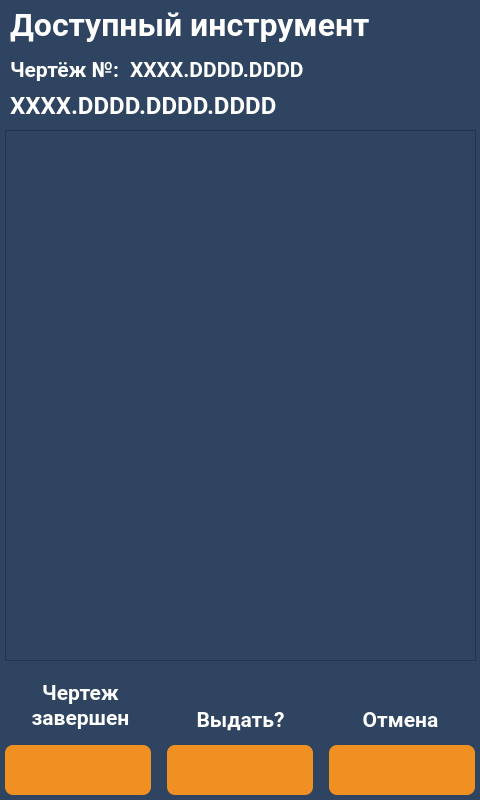
<?xml version="1.0" encoding="UTF-8"?>
<ui version="4.0">
 <class>screen_9_select_tool_by_plan</class>
 <widget class="QWidget" name="screen_9_select_tool_by_plan">
  <property name="geometry">
   <rect>
    <x>0</x>
    <y>0</y>
    <width>480</width>
    <height>800</height>
   </rect>
  </property>
  <property name="windowTitle">
   <string>screen_9_select_tool_by_plan</string>
  </property>
  <property name="styleSheet">
   <string notr="true">QWidget{
	background-color: #2e4461;
}
QLabel {
	background: none;
	color: #FFFFFF;
	border-width: 0px;
	border-radius: 0px;
	font-family: &quot;Roboto&quot;, Sans-serif;
}
#background {
	color: #FFFFFF;
	background-color: #2e4461;
	border-width: 2px;
	border-style: groove;
	border-color: #ff9923;
	border-radius: 0px;
	font-family: &quot;Roboto&quot;, Sans-serif;
}
QPushButton {
	color: #FFFFFF;
	background-color: #f09022;
	border-width: 0px;
	border-style: outset;
	border-color: #EAA657;
	border-radius: 8px;
	font-weight: 600;
    font-size: 25px;
	font-family: &quot;Roboto&quot;, Sans-serif;
}</string>
  </property>
  <widget class="QListWidget" name="listWidget">
   <property name="enabled">
    <bool>true</bool>
   </property>
   <property name="geometry">
    <rect>
     <x>5</x>
     <y>130</y>
     <width>471</width>
     <height>531</height>
    </rect>
   </property>
   <property name="whatsThis">
    <string>&lt;html&gt;&lt;head/&gt;&lt;body&gt;&lt;p&gt;&lt;br/&gt;&lt;/p&gt;&lt;/body&gt;&lt;/html&gt;</string>
   </property>
  </widget>
  <widget class="QLabel" name="lbl_info_1">
   <property name="enabled">
    <bool>true</bool>
   </property>
   <property name="geometry">
    <rect>
     <x>10</x>
     <y>5</y>
     <width>431</width>
     <height>40</height>
    </rect>
   </property>
   <property name="font">
    <font>
     <family>Roboto</family>
     <pointsize>24</pointsize>
     <weight>75</weight>
     <bold>true</bold>
    </font>
   </property>
   <property name="layoutDirection">
    <enum>Qt::LeftToRight</enum>
   </property>
   <property name="text">
    <string>Доступный инструмент</string>
   </property>
  </widget>
  <widget class="QLabel" name="plan_name">
   <property name="enabled">
    <bool>true</bool>
   </property>
   <property name="geometry">
    <rect>
     <x>10</x>
     <y>85</y>
     <width>461</width>
     <height>40</height>
    </rect>
   </property>
   <property name="font">
    <font>
     <family>Roboto</family>
     <pointsize>18</pointsize>
     <weight>75</weight>
     <bold>true</bold>
    </font>
   </property>
   <property name="layoutDirection">
    <enum>Qt::LeftToRight</enum>
   </property>
   <property name="text">
    <string>XXXX.DDDD.DDDD.DDDD</string>
   </property>
  </widget>
  <widget class="QLabel" name="lbl_info_2">
   <property name="enabled">
    <bool>true</bool>
   </property>
   <property name="geometry">
    <rect>
     <x>10</x>
     <y>50</y>
     <width>141</width>
     <height>40</height>
    </rect>
   </property>
   <property name="font">
    <font>
     <family>Roboto</family>
     <pointsize>16</pointsize>
     <weight>75</weight>
     <bold>true</bold>
    </font>
   </property>
   <property name="layoutDirection">
    <enum>Qt::LeftToRight</enum>
   </property>
   <property name="text">
    <string>Чертёж №:</string>
   </property>
  </widget>
  <widget class="QPushButton" name="btn_complete">
   <property name="geometry">
    <rect>
     <x>5</x>
     <y>745</y>
     <width>146</width>
     <height>50</height>
    </rect>
   </property>
   <property name="palette">
    <palette>
     <active>
      <colorrole role="WindowText">
       <brush brushstyle="SolidPattern">
        <color alpha="255">
         <red>255</red>
         <green>255</green>
         <blue>255</blue>
        </color>
       </brush>
      </colorrole>
      <colorrole role="Button">
       <brush brushstyle="SolidPattern">
        <color alpha="255">
         <red>240</red>
         <green>144</green>
         <blue>34</blue>
        </color>
       </brush>
      </colorrole>
      <colorrole role="Text">
       <brush brushstyle="SolidPattern">
        <color alpha="255">
         <red>255</red>
         <green>255</green>
         <blue>255</blue>
        </color>
       </brush>
      </colorrole>
      <colorrole role="ButtonText">
       <brush brushstyle="SolidPattern">
        <color alpha="255">
         <red>255</red>
         <green>255</green>
         <blue>255</blue>
        </color>
       </brush>
      </colorrole>
      <colorrole role="Base">
       <brush brushstyle="SolidPattern">
        <color alpha="255">
         <red>240</red>
         <green>144</green>
         <blue>34</blue>
        </color>
       </brush>
      </colorrole>
      <colorrole role="Window">
       <brush brushstyle="SolidPattern">
        <color alpha="255">
         <red>240</red>
         <green>144</green>
         <blue>34</blue>
        </color>
       </brush>
      </colorrole>
      <colorrole role="PlaceholderText">
       <brush brushstyle="SolidPattern">
        <color alpha="128">
         <red>0</red>
         <green>49</green>
         <blue>114</blue>
        </color>
       </brush>
      </colorrole>
     </active>
     <inactive>
      <colorrole role="WindowText">
       <brush brushstyle="SolidPattern">
        <color alpha="255">
         <red>255</red>
         <green>255</green>
         <blue>255</blue>
        </color>
       </brush>
      </colorrole>
      <colorrole role="Button">
       <brush brushstyle="SolidPattern">
        <color alpha="255">
         <red>240</red>
         <green>144</green>
         <blue>34</blue>
        </color>
       </brush>
      </colorrole>
      <colorrole role="Text">
       <brush brushstyle="SolidPattern">
        <color alpha="255">
         <red>255</red>
         <green>255</green>
         <blue>255</blue>
        </color>
       </brush>
      </colorrole>
      <colorrole role="ButtonText">
       <brush brushstyle="SolidPattern">
        <color alpha="255">
         <red>255</red>
         <green>255</green>
         <blue>255</blue>
        </color>
       </brush>
      </colorrole>
      <colorrole role="Base">
       <brush brushstyle="SolidPattern">
        <color alpha="255">
         <red>240</red>
         <green>144</green>
         <blue>34</blue>
        </color>
       </brush>
      </colorrole>
      <colorrole role="Window">
       <brush brushstyle="SolidPattern">
        <color alpha="255">
         <red>240</red>
         <green>144</green>
         <blue>34</blue>
        </color>
       </brush>
      </colorrole>
      <colorrole role="PlaceholderText">
       <brush brushstyle="SolidPattern">
        <color alpha="128">
         <red>0</red>
         <green>49</green>
         <blue>114</blue>
        </color>
       </brush>
      </colorrole>
     </inactive>
     <disabled>
      <colorrole role="WindowText">
       <brush brushstyle="SolidPattern">
        <color alpha="255">
         <red>255</red>
         <green>255</green>
         <blue>255</blue>
        </color>
       </brush>
      </colorrole>
      <colorrole role="Button">
       <brush brushstyle="SolidPattern">
        <color alpha="255">
         <red>240</red>
         <green>144</green>
         <blue>34</blue>
        </color>
       </brush>
      </colorrole>
      <colorrole role="Text">
       <brush brushstyle="SolidPattern">
        <color alpha="255">
         <red>255</red>
         <green>255</green>
         <blue>255</blue>
        </color>
       </brush>
      </colorrole>
      <colorrole role="ButtonText">
       <brush brushstyle="SolidPattern">
        <color alpha="255">
         <red>255</red>
         <green>255</green>
         <blue>255</blue>
        </color>
       </brush>
      </colorrole>
      <colorrole role="Base">
       <brush brushstyle="SolidPattern">
        <color alpha="255">
         <red>240</red>
         <green>144</green>
         <blue>34</blue>
        </color>
       </brush>
      </colorrole>
      <colorrole role="Window">
       <brush brushstyle="SolidPattern">
        <color alpha="255">
         <red>240</red>
         <green>144</green>
         <blue>34</blue>
        </color>
       </brush>
      </colorrole>
      <colorrole role="PlaceholderText">
       <brush brushstyle="SolidPattern">
        <color alpha="128">
         <red>0</red>
         <green>49</green>
         <blue>114</blue>
        </color>
       </brush>
      </colorrole>
     </disabled>
    </palette>
   </property>
   <property name="font">
    <font>
     <family>Roboto</family>
     <pointsize>-1</pointsize>
     <weight>75</weight>
     <bold>true</bold>
    </font>
   </property>
   <property name="contextMenuPolicy">
    <enum>Qt::DefaultContextMenu</enum>
   </property>
   <property name="layoutDirection">
    <enum>Qt::LeftToRight</enum>
   </property>
   <property name="text">
    <string/>
   </property>
   <property name="icon">
    <iconset resource="../img/resources.qrc">
     <normaloff>:/icons/plan-completed.png</normaloff>:/icons/plan-completed.png</iconset>
   </property>
   <property name="iconSize">
    <size>
     <width>35</width>
     <height>35</height>
    </size>
   </property>
  </widget>
  <widget class="QPushButton" name="btn_back">
   <property name="geometry">
    <rect>
     <x>329</x>
     <y>745</y>
     <width>146</width>
     <height>50</height>
    </rect>
   </property>
   <property name="palette">
    <palette>
     <active>
      <colorrole role="WindowText">
       <brush brushstyle="SolidPattern">
        <color alpha="255">
         <red>255</red>
         <green>255</green>
         <blue>255</blue>
        </color>
       </brush>
      </colorrole>
      <colorrole role="Button">
       <brush brushstyle="SolidPattern">
        <color alpha="255">
         <red>240</red>
         <green>144</green>
         <blue>34</blue>
        </color>
       </brush>
      </colorrole>
      <colorrole role="Text">
       <brush brushstyle="SolidPattern">
        <color alpha="255">
         <red>255</red>
         <green>255</green>
         <blue>255</blue>
        </color>
       </brush>
      </colorrole>
      <colorrole role="ButtonText">
       <brush brushstyle="SolidPattern">
        <color alpha="255">
         <red>255</red>
         <green>255</green>
         <blue>255</blue>
        </color>
       </brush>
      </colorrole>
      <colorrole role="Base">
       <brush brushstyle="SolidPattern">
        <color alpha="255">
         <red>240</red>
         <green>144</green>
         <blue>34</blue>
        </color>
       </brush>
      </colorrole>
      <colorrole role="Window">
       <brush brushstyle="SolidPattern">
        <color alpha="255">
         <red>240</red>
         <green>144</green>
         <blue>34</blue>
        </color>
       </brush>
      </colorrole>
      <colorrole role="PlaceholderText">
       <brush brushstyle="SolidPattern">
        <color alpha="128">
         <red>0</red>
         <green>49</green>
         <blue>114</blue>
        </color>
       </brush>
      </colorrole>
     </active>
     <inactive>
      <colorrole role="WindowText">
       <brush brushstyle="SolidPattern">
        <color alpha="255">
         <red>255</red>
         <green>255</green>
         <blue>255</blue>
        </color>
       </brush>
      </colorrole>
      <colorrole role="Button">
       <brush brushstyle="SolidPattern">
        <color alpha="255">
         <red>240</red>
         <green>144</green>
         <blue>34</blue>
        </color>
       </brush>
      </colorrole>
      <colorrole role="Text">
       <brush brushstyle="SolidPattern">
        <color alpha="255">
         <red>255</red>
         <green>255</green>
         <blue>255</blue>
        </color>
       </brush>
      </colorrole>
      <colorrole role="ButtonText">
       <brush brushstyle="SolidPattern">
        <color alpha="255">
         <red>255</red>
         <green>255</green>
         <blue>255</blue>
        </color>
       </brush>
      </colorrole>
      <colorrole role="Base">
       <brush brushstyle="SolidPattern">
        <color alpha="255">
         <red>240</red>
         <green>144</green>
         <blue>34</blue>
        </color>
       </brush>
      </colorrole>
      <colorrole role="Window">
       <brush brushstyle="SolidPattern">
        <color alpha="255">
         <red>240</red>
         <green>144</green>
         <blue>34</blue>
        </color>
       </brush>
      </colorrole>
      <colorrole role="PlaceholderText">
       <brush brushstyle="SolidPattern">
        <color alpha="128">
         <red>0</red>
         <green>49</green>
         <blue>114</blue>
        </color>
       </brush>
      </colorrole>
     </inactive>
     <disabled>
      <colorrole role="WindowText">
       <brush brushstyle="SolidPattern">
        <color alpha="255">
         <red>255</red>
         <green>255</green>
         <blue>255</blue>
        </color>
       </brush>
      </colorrole>
      <colorrole role="Button">
       <brush brushstyle="SolidPattern">
        <color alpha="255">
         <red>240</red>
         <green>144</green>
         <blue>34</blue>
        </color>
       </brush>
      </colorrole>
      <colorrole role="Text">
       <brush brushstyle="SolidPattern">
        <color alpha="255">
         <red>255</red>
         <green>255</green>
         <blue>255</blue>
        </color>
       </brush>
      </colorrole>
      <colorrole role="ButtonText">
       <brush brushstyle="SolidPattern">
        <color alpha="255">
         <red>255</red>
         <green>255</green>
         <blue>255</blue>
        </color>
       </brush>
      </colorrole>
      <colorrole role="Base">
       <brush brushstyle="SolidPattern">
        <color alpha="255">
         <red>240</red>
         <green>144</green>
         <blue>34</blue>
        </color>
       </brush>
      </colorrole>
      <colorrole role="Window">
       <brush brushstyle="SolidPattern">
        <color alpha="255">
         <red>240</red>
         <green>144</green>
         <blue>34</blue>
        </color>
       </brush>
      </colorrole>
      <colorrole role="PlaceholderText">
       <brush brushstyle="SolidPattern">
        <color alpha="128">
         <red>0</red>
         <green>49</green>
         <blue>114</blue>
        </color>
       </brush>
      </colorrole>
     </disabled>
    </palette>
   </property>
   <property name="font">
    <font>
     <family>Roboto</family>
     <pointsize>-1</pointsize>
     <weight>75</weight>
     <bold>true</bold>
    </font>
   </property>
   <property name="contextMenuPolicy">
    <enum>Qt::DefaultContextMenu</enum>
   </property>
   <property name="layoutDirection">
    <enum>Qt::LeftToRight</enum>
   </property>
   <property name="text">
    <string/>
   </property>
   <property name="icon">
    <iconset resource="../img/resources.qrc">
     <normaloff>:/icons/back_white.png</normaloff>:/icons/back_white.png</iconset>
   </property>
   <property name="iconSize">
    <size>
     <width>51</width>
     <height>51</height>
    </size>
   </property>
  </widget>
  <widget class="QLabel" name="lbl_info_5">
   <property name="geometry">
    <rect>
     <x>330</x>
     <y>700</y>
     <width>141</width>
     <height>40</height>
    </rect>
   </property>
   <property name="palette">
    <palette>
     <active>
      <colorrole role="WindowText">
       <brush brushstyle="SolidPattern">
        <color alpha="255">
         <red>255</red>
         <green>255</green>
         <blue>255</blue>
        </color>
       </brush>
      </colorrole>
      <colorrole role="Button">
       <brush brushstyle="SolidPattern">
        <color alpha="255">
         <red>26</red>
         <green>71</green>
         <blue>137</blue>
        </color>
       </brush>
      </colorrole>
      <colorrole role="Text">
       <brush brushstyle="SolidPattern">
        <color alpha="255">
         <red>255</red>
         <green>255</green>
         <blue>255</blue>
        </color>
       </brush>
      </colorrole>
      <colorrole role="ButtonText">
       <brush brushstyle="SolidPattern">
        <color alpha="255">
         <red>255</red>
         <green>255</green>
         <blue>255</blue>
        </color>
       </brush>
      </colorrole>
      <colorrole role="Base">
       <brush brushstyle="SolidPattern">
        <color alpha="255">
         <red>26</red>
         <green>71</green>
         <blue>137</blue>
        </color>
       </brush>
      </colorrole>
      <colorrole role="Window">
       <brush brushstyle="SolidPattern">
        <color alpha="255">
         <red>26</red>
         <green>71</green>
         <blue>137</blue>
        </color>
       </brush>
      </colorrole>
      <colorrole role="PlaceholderText">
       <brush brushstyle="SolidPattern">
        <color alpha="128">
         <red>0</red>
         <green>49</green>
         <blue>114</blue>
        </color>
       </brush>
      </colorrole>
     </active>
     <inactive>
      <colorrole role="WindowText">
       <brush brushstyle="SolidPattern">
        <color alpha="255">
         <red>255</red>
         <green>255</green>
         <blue>255</blue>
        </color>
       </brush>
      </colorrole>
      <colorrole role="Button">
       <brush brushstyle="SolidPattern">
        <color alpha="255">
         <red>26</red>
         <green>71</green>
         <blue>137</blue>
        </color>
       </brush>
      </colorrole>
      <colorrole role="Text">
       <brush brushstyle="SolidPattern">
        <color alpha="255">
         <red>255</red>
         <green>255</green>
         <blue>255</blue>
        </color>
       </brush>
      </colorrole>
      <colorrole role="ButtonText">
       <brush brushstyle="SolidPattern">
        <color alpha="255">
         <red>255</red>
         <green>255</green>
         <blue>255</blue>
        </color>
       </brush>
      </colorrole>
      <colorrole role="Base">
       <brush brushstyle="SolidPattern">
        <color alpha="255">
         <red>26</red>
         <green>71</green>
         <blue>137</blue>
        </color>
       </brush>
      </colorrole>
      <colorrole role="Window">
       <brush brushstyle="SolidPattern">
        <color alpha="255">
         <red>26</red>
         <green>71</green>
         <blue>137</blue>
        </color>
       </brush>
      </colorrole>
      <colorrole role="PlaceholderText">
       <brush brushstyle="SolidPattern">
        <color alpha="128">
         <red>0</red>
         <green>49</green>
         <blue>114</blue>
        </color>
       </brush>
      </colorrole>
     </inactive>
     <disabled>
      <colorrole role="WindowText">
       <brush brushstyle="SolidPattern">
        <color alpha="255">
         <red>255</red>
         <green>255</green>
         <blue>255</blue>
        </color>
       </brush>
      </colorrole>
      <colorrole role="Button">
       <brush brushstyle="SolidPattern">
        <color alpha="255">
         <red>26</red>
         <green>71</green>
         <blue>137</blue>
        </color>
       </brush>
      </colorrole>
      <colorrole role="Text">
       <brush brushstyle="SolidPattern">
        <color alpha="255">
         <red>255</red>
         <green>255</green>
         <blue>255</blue>
        </color>
       </brush>
      </colorrole>
      <colorrole role="ButtonText">
       <brush brushstyle="SolidPattern">
        <color alpha="255">
         <red>255</red>
         <green>255</green>
         <blue>255</blue>
        </color>
       </brush>
      </colorrole>
      <colorrole role="Base">
       <brush brushstyle="SolidPattern">
        <color alpha="255">
         <red>26</red>
         <green>71</green>
         <blue>137</blue>
        </color>
       </brush>
      </colorrole>
      <colorrole role="Window">
       <brush brushstyle="SolidPattern">
        <color alpha="255">
         <red>26</red>
         <green>71</green>
         <blue>137</blue>
        </color>
       </brush>
      </colorrole>
      <colorrole role="PlaceholderText">
       <brush brushstyle="SolidPattern">
        <color alpha="128">
         <red>0</red>
         <green>49</green>
         <blue>114</blue>
        </color>
       </brush>
      </colorrole>
     </disabled>
    </palette>
   </property>
   <property name="font">
    <font>
     <family>Roboto</family>
     <pointsize>16</pointsize>
     <weight>75</weight>
     <bold>true</bold>
    </font>
   </property>
   <property name="text">
    <string>Отмена</string>
   </property>
   <property name="alignment">
    <set>Qt::AlignCenter</set>
   </property>
  </widget>
  <widget class="QLabel" name="lbl_info_4">
   <property name="geometry">
    <rect>
     <x>170</x>
     <y>700</y>
     <width>141</width>
     <height>40</height>
    </rect>
   </property>
   <property name="palette">
    <palette>
     <active>
      <colorrole role="WindowText">
       <brush brushstyle="SolidPattern">
        <color alpha="255">
         <red>255</red>
         <green>255</green>
         <blue>255</blue>
        </color>
       </brush>
      </colorrole>
      <colorrole role="Button">
       <brush brushstyle="SolidPattern">
        <color alpha="255">
         <red>26</red>
         <green>71</green>
         <blue>137</blue>
        </color>
       </brush>
      </colorrole>
      <colorrole role="Text">
       <brush brushstyle="SolidPattern">
        <color alpha="255">
         <red>255</red>
         <green>255</green>
         <blue>255</blue>
        </color>
       </brush>
      </colorrole>
      <colorrole role="ButtonText">
       <brush brushstyle="SolidPattern">
        <color alpha="255">
         <red>255</red>
         <green>255</green>
         <blue>255</blue>
        </color>
       </brush>
      </colorrole>
      <colorrole role="Base">
       <brush brushstyle="SolidPattern">
        <color alpha="255">
         <red>26</red>
         <green>71</green>
         <blue>137</blue>
        </color>
       </brush>
      </colorrole>
      <colorrole role="Window">
       <brush brushstyle="SolidPattern">
        <color alpha="255">
         <red>26</red>
         <green>71</green>
         <blue>137</blue>
        </color>
       </brush>
      </colorrole>
      <colorrole role="PlaceholderText">
       <brush brushstyle="SolidPattern">
        <color alpha="128">
         <red>0</red>
         <green>49</green>
         <blue>114</blue>
        </color>
       </brush>
      </colorrole>
     </active>
     <inactive>
      <colorrole role="WindowText">
       <brush brushstyle="SolidPattern">
        <color alpha="255">
         <red>255</red>
         <green>255</green>
         <blue>255</blue>
        </color>
       </brush>
      </colorrole>
      <colorrole role="Button">
       <brush brushstyle="SolidPattern">
        <color alpha="255">
         <red>26</red>
         <green>71</green>
         <blue>137</blue>
        </color>
       </brush>
      </colorrole>
      <colorrole role="Text">
       <brush brushstyle="SolidPattern">
        <color alpha="255">
         <red>255</red>
         <green>255</green>
         <blue>255</blue>
        </color>
       </brush>
      </colorrole>
      <colorrole role="ButtonText">
       <brush brushstyle="SolidPattern">
        <color alpha="255">
         <red>255</red>
         <green>255</green>
         <blue>255</blue>
        </color>
       </brush>
      </colorrole>
      <colorrole role="Base">
       <brush brushstyle="SolidPattern">
        <color alpha="255">
         <red>26</red>
         <green>71</green>
         <blue>137</blue>
        </color>
       </brush>
      </colorrole>
      <colorrole role="Window">
       <brush brushstyle="SolidPattern">
        <color alpha="255">
         <red>26</red>
         <green>71</green>
         <blue>137</blue>
        </color>
       </brush>
      </colorrole>
      <colorrole role="PlaceholderText">
       <brush brushstyle="SolidPattern">
        <color alpha="128">
         <red>0</red>
         <green>49</green>
         <blue>114</blue>
        </color>
       </brush>
      </colorrole>
     </inactive>
     <disabled>
      <colorrole role="WindowText">
       <brush brushstyle="SolidPattern">
        <color alpha="255">
         <red>255</red>
         <green>255</green>
         <blue>255</blue>
        </color>
       </brush>
      </colorrole>
      <colorrole role="Button">
       <brush brushstyle="SolidPattern">
        <color alpha="255">
         <red>26</red>
         <green>71</green>
         <blue>137</blue>
        </color>
       </brush>
      </colorrole>
      <colorrole role="Text">
       <brush brushstyle="SolidPattern">
        <color alpha="255">
         <red>255</red>
         <green>255</green>
         <blue>255</blue>
        </color>
       </brush>
      </colorrole>
      <colorrole role="ButtonText">
       <brush brushstyle="SolidPattern">
        <color alpha="255">
         <red>255</red>
         <green>255</green>
         <blue>255</blue>
        </color>
       </brush>
      </colorrole>
      <colorrole role="Base">
       <brush brushstyle="SolidPattern">
        <color alpha="255">
         <red>26</red>
         <green>71</green>
         <blue>137</blue>
        </color>
       </brush>
      </colorrole>
      <colorrole role="Window">
       <brush brushstyle="SolidPattern">
        <color alpha="255">
         <red>26</red>
         <green>71</green>
         <blue>137</blue>
        </color>
       </brush>
      </colorrole>
      <colorrole role="PlaceholderText">
       <brush brushstyle="SolidPattern">
        <color alpha="128">
         <red>0</red>
         <green>49</green>
         <blue>114</blue>
        </color>
       </brush>
      </colorrole>
     </disabled>
    </palette>
   </property>
   <property name="font">
    <font>
     <family>Roboto</family>
     <pointsize>16</pointsize>
     <weight>75</weight>
     <bold>true</bold>
    </font>
   </property>
   <property name="text">
    <string>Выдать?</string>
   </property>
   <property name="alignment">
    <set>Qt::AlignCenter</set>
   </property>
  </widget>
  <widget class="QLabel" name="plan_number">
   <property name="enabled">
    <bool>true</bool>
   </property>
   <property name="geometry">
    <rect>
     <x>130</x>
     <y>50</y>
     <width>341</width>
     <height>40</height>
    </rect>
   </property>
   <property name="font">
    <font>
     <family>Roboto</family>
     <pointsize>16</pointsize>
     <weight>75</weight>
     <bold>true</bold>
    </font>
   </property>
   <property name="layoutDirection">
    <enum>Qt::LeftToRight</enum>
   </property>
   <property name="text">
    <string>XXXX.DDDD.DDDD</string>
   </property>
  </widget>
  <widget class="QPushButton" name="btn_ok">
   <property name="geometry">
    <rect>
     <x>167</x>
     <y>745</y>
     <width>146</width>
     <height>50</height>
    </rect>
   </property>
   <property name="palette">
    <palette>
     <active>
      <colorrole role="WindowText">
       <brush brushstyle="SolidPattern">
        <color alpha="255">
         <red>255</red>
         <green>255</green>
         <blue>255</blue>
        </color>
       </brush>
      </colorrole>
      <colorrole role="Button">
       <brush brushstyle="SolidPattern">
        <color alpha="255">
         <red>240</red>
         <green>144</green>
         <blue>34</blue>
        </color>
       </brush>
      </colorrole>
      <colorrole role="Text">
       <brush brushstyle="SolidPattern">
        <color alpha="255">
         <red>255</red>
         <green>255</green>
         <blue>255</blue>
        </color>
       </brush>
      </colorrole>
      <colorrole role="ButtonText">
       <brush brushstyle="SolidPattern">
        <color alpha="255">
         <red>255</red>
         <green>255</green>
         <blue>255</blue>
        </color>
       </brush>
      </colorrole>
      <colorrole role="Base">
       <brush brushstyle="SolidPattern">
        <color alpha="255">
         <red>240</red>
         <green>144</green>
         <blue>34</blue>
        </color>
       </brush>
      </colorrole>
      <colorrole role="Window">
       <brush brushstyle="SolidPattern">
        <color alpha="255">
         <red>240</red>
         <green>144</green>
         <blue>34</blue>
        </color>
       </brush>
      </colorrole>
      <colorrole role="PlaceholderText">
       <brush brushstyle="SolidPattern">
        <color alpha="128">
         <red>0</red>
         <green>49</green>
         <blue>114</blue>
        </color>
       </brush>
      </colorrole>
     </active>
     <inactive>
      <colorrole role="WindowText">
       <brush brushstyle="SolidPattern">
        <color alpha="255">
         <red>255</red>
         <green>255</green>
         <blue>255</blue>
        </color>
       </brush>
      </colorrole>
      <colorrole role="Button">
       <brush brushstyle="SolidPattern">
        <color alpha="255">
         <red>240</red>
         <green>144</green>
         <blue>34</blue>
        </color>
       </brush>
      </colorrole>
      <colorrole role="Text">
       <brush brushstyle="SolidPattern">
        <color alpha="255">
         <red>255</red>
         <green>255</green>
         <blue>255</blue>
        </color>
       </brush>
      </colorrole>
      <colorrole role="ButtonText">
       <brush brushstyle="SolidPattern">
        <color alpha="255">
         <red>255</red>
         <green>255</green>
         <blue>255</blue>
        </color>
       </brush>
      </colorrole>
      <colorrole role="Base">
       <brush brushstyle="SolidPattern">
        <color alpha="255">
         <red>240</red>
         <green>144</green>
         <blue>34</blue>
        </color>
       </brush>
      </colorrole>
      <colorrole role="Window">
       <brush brushstyle="SolidPattern">
        <color alpha="255">
         <red>240</red>
         <green>144</green>
         <blue>34</blue>
        </color>
       </brush>
      </colorrole>
      <colorrole role="PlaceholderText">
       <brush brushstyle="SolidPattern">
        <color alpha="128">
         <red>0</red>
         <green>49</green>
         <blue>114</blue>
        </color>
       </brush>
      </colorrole>
     </inactive>
     <disabled>
      <colorrole role="WindowText">
       <brush brushstyle="SolidPattern">
        <color alpha="255">
         <red>255</red>
         <green>255</green>
         <blue>255</blue>
        </color>
       </brush>
      </colorrole>
      <colorrole role="Button">
       <brush brushstyle="SolidPattern">
        <color alpha="255">
         <red>240</red>
         <green>144</green>
         <blue>34</blue>
        </color>
       </brush>
      </colorrole>
      <colorrole role="Text">
       <brush brushstyle="SolidPattern">
        <color alpha="255">
         <red>255</red>
         <green>255</green>
         <blue>255</blue>
        </color>
       </brush>
      </colorrole>
      <colorrole role="ButtonText">
       <brush brushstyle="SolidPattern">
        <color alpha="255">
         <red>255</red>
         <green>255</green>
         <blue>255</blue>
        </color>
       </brush>
      </colorrole>
      <colorrole role="Base">
       <brush brushstyle="SolidPattern">
        <color alpha="255">
         <red>240</red>
         <green>144</green>
         <blue>34</blue>
        </color>
       </brush>
      </colorrole>
      <colorrole role="Window">
       <brush brushstyle="SolidPattern">
        <color alpha="255">
         <red>240</red>
         <green>144</green>
         <blue>34</blue>
        </color>
       </brush>
      </colorrole>
      <colorrole role="PlaceholderText">
       <brush brushstyle="SolidPattern">
        <color alpha="128">
         <red>0</red>
         <green>49</green>
         <blue>114</blue>
        </color>
       </brush>
      </colorrole>
     </disabled>
    </palette>
   </property>
   <property name="font">
    <font>
     <family>Roboto</family>
     <pointsize>-1</pointsize>
     <weight>75</weight>
     <bold>true</bold>
    </font>
   </property>
   <property name="contextMenuPolicy">
    <enum>Qt::DefaultContextMenu</enum>
   </property>
   <property name="layoutDirection">
    <enum>Qt::LeftToRight</enum>
   </property>
   <property name="text">
    <string/>
   </property>
   <property name="icon">
    <iconset resource="../img/resources.qrc">
     <normaloff>:/icons/ok_white.png</normaloff>:/icons/ok_white.png</iconset>
   </property>
   <property name="iconSize">
    <size>
     <width>51</width>
     <height>51</height>
    </size>
   </property>
  </widget>
  <widget class="QLabel" name="lbl_info_6">
   <property name="geometry">
    <rect>
     <x>10</x>
     <y>670</y>
     <width>141</width>
     <height>71</height>
    </rect>
   </property>
   <property name="palette">
    <palette>
     <active>
      <colorrole role="WindowText">
       <brush brushstyle="SolidPattern">
        <color alpha="255">
         <red>255</red>
         <green>255</green>
         <blue>255</blue>
        </color>
       </brush>
      </colorrole>
      <colorrole role="Button">
       <brush brushstyle="SolidPattern">
        <color alpha="255">
         <red>26</red>
         <green>71</green>
         <blue>137</blue>
        </color>
       </brush>
      </colorrole>
      <colorrole role="Text">
       <brush brushstyle="SolidPattern">
        <color alpha="255">
         <red>255</red>
         <green>255</green>
         <blue>255</blue>
        </color>
       </brush>
      </colorrole>
      <colorrole role="ButtonText">
       <brush brushstyle="SolidPattern">
        <color alpha="255">
         <red>255</red>
         <green>255</green>
         <blue>255</blue>
        </color>
       </brush>
      </colorrole>
      <colorrole role="Base">
       <brush brushstyle="SolidPattern">
        <color alpha="255">
         <red>26</red>
         <green>71</green>
         <blue>137</blue>
        </color>
       </brush>
      </colorrole>
      <colorrole role="Window">
       <brush brushstyle="SolidPattern">
        <color alpha="255">
         <red>26</red>
         <green>71</green>
         <blue>137</blue>
        </color>
       </brush>
      </colorrole>
      <colorrole role="PlaceholderText">
       <brush brushstyle="SolidPattern">
        <color alpha="128">
         <red>0</red>
         <green>49</green>
         <blue>114</blue>
        </color>
       </brush>
      </colorrole>
     </active>
     <inactive>
      <colorrole role="WindowText">
       <brush brushstyle="SolidPattern">
        <color alpha="255">
         <red>255</red>
         <green>255</green>
         <blue>255</blue>
        </color>
       </brush>
      </colorrole>
      <colorrole role="Button">
       <brush brushstyle="SolidPattern">
        <color alpha="255">
         <red>26</red>
         <green>71</green>
         <blue>137</blue>
        </color>
       </brush>
      </colorrole>
      <colorrole role="Text">
       <brush brushstyle="SolidPattern">
        <color alpha="255">
         <red>255</red>
         <green>255</green>
         <blue>255</blue>
        </color>
       </brush>
      </colorrole>
      <colorrole role="ButtonText">
       <brush brushstyle="SolidPattern">
        <color alpha="255">
         <red>255</red>
         <green>255</green>
         <blue>255</blue>
        </color>
       </brush>
      </colorrole>
      <colorrole role="Base">
       <brush brushstyle="SolidPattern">
        <color alpha="255">
         <red>26</red>
         <green>71</green>
         <blue>137</blue>
        </color>
       </brush>
      </colorrole>
      <colorrole role="Window">
       <brush brushstyle="SolidPattern">
        <color alpha="255">
         <red>26</red>
         <green>71</green>
         <blue>137</blue>
        </color>
       </brush>
      </colorrole>
      <colorrole role="PlaceholderText">
       <brush brushstyle="SolidPattern">
        <color alpha="128">
         <red>0</red>
         <green>49</green>
         <blue>114</blue>
        </color>
       </brush>
      </colorrole>
     </inactive>
     <disabled>
      <colorrole role="WindowText">
       <brush brushstyle="SolidPattern">
        <color alpha="255">
         <red>255</red>
         <green>255</green>
         <blue>255</blue>
        </color>
       </brush>
      </colorrole>
      <colorrole role="Button">
       <brush brushstyle="SolidPattern">
        <color alpha="255">
         <red>26</red>
         <green>71</green>
         <blue>137</blue>
        </color>
       </brush>
      </colorrole>
      <colorrole role="Text">
       <brush brushstyle="SolidPattern">
        <color alpha="255">
         <red>255</red>
         <green>255</green>
         <blue>255</blue>
        </color>
       </brush>
      </colorrole>
      <colorrole role="ButtonText">
       <brush brushstyle="SolidPattern">
        <color alpha="255">
         <red>255</red>
         <green>255</green>
         <blue>255</blue>
        </color>
       </brush>
      </colorrole>
      <colorrole role="Base">
       <brush brushstyle="SolidPattern">
        <color alpha="255">
         <red>26</red>
         <green>71</green>
         <blue>137</blue>
        </color>
       </brush>
      </colorrole>
      <colorrole role="Window">
       <brush brushstyle="SolidPattern">
        <color alpha="255">
         <red>26</red>
         <green>71</green>
         <blue>137</blue>
        </color>
       </brush>
      </colorrole>
      <colorrole role="PlaceholderText">
       <brush brushstyle="SolidPattern">
        <color alpha="128">
         <red>0</red>
         <green>49</green>
         <blue>114</blue>
        </color>
       </brush>
      </colorrole>
     </disabled>
    </palette>
   </property>
   <property name="font">
    <font>
     <family>Roboto</family>
     <pointsize>16</pointsize>
     <weight>75</weight>
     <bold>true</bold>
    </font>
   </property>
   <property name="text">
    <string>Чертеж завершен</string>
   </property>
   <property name="alignment">
    <set>Qt::AlignCenter</set>
   </property>
   <property name="wordWrap">
    <bool>true</bool>
   </property>
  </widget>
 </widget>
 <resources>
  <include location="../img/resources.qrc"/>
 </resources>
 <connections/>
</ui>
